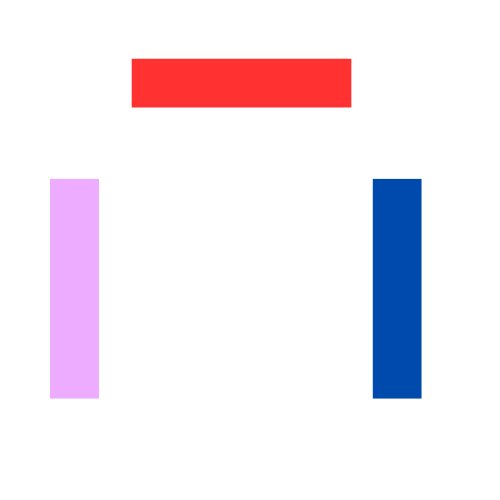
#> input picture Photos/Spike-Marks.png, 500 x 500 px
$ python Contour_Finder.py
#> lines starting #> are read from the running program, lines starting #| are printed output that depends on the picture; after the words box and inside, x2 and y2 are one past the last pixel; in counts of white or black regions, pixels touching at a corner belong together
import cv2 as cv

img = cv.imread('Photos/Spike-Marks.png')
#> img is the input picture: shape (500, 500, 3); mean B, G, R 242.7, 234.8, 243.3
cv.imshow('Original Image', img)

grayImg = cv.cvtColor(img, cv.COLOR_BGR2GRAY)
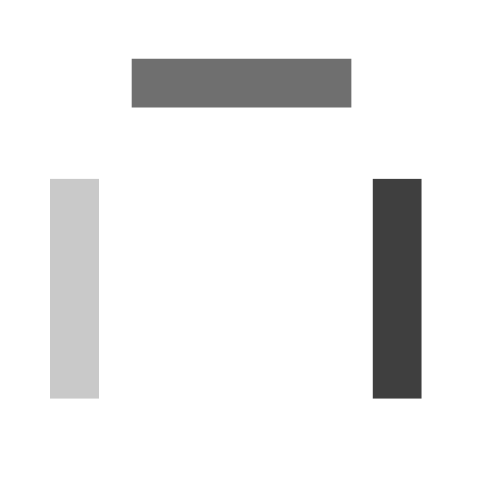
#> grayImg: shape (500, 500); min 63, max 255, mean 238.3

# ret, threshImg = cv.threshold(grayImg, 127, 255, cv.THRESH_BINARY)
# cv.imshow('threshImg', threshImg)

blur = cv.GaussianBlur(img, (5,5), cv.BORDER_DEFAULT)
#cv.imshow('Blur', blur)

canny = cv.Canny(blur, 50, 175) #creates type of outline in an image
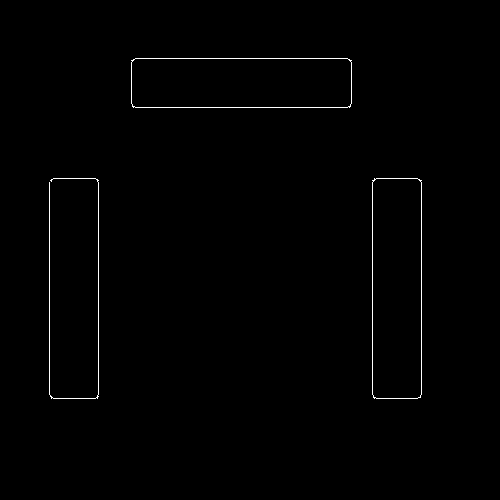
#> canny: shape (500, 500); 0.64% white in thin lines or dots, all inside (x1, y1, x2, y2) = (49, 58, 422, 399)
cv.imshow('Canny Edges', canny)

contours, hierarchies = cv.findContours(canny, cv.RETR_EXTERNAL, cv.CHAIN_APPROX_SIMPLE) #finds contours and hierarchy of shapes in an image
#> contours = 3 contours, 1 with area under 20; largest, box (x1, y1, x2, y2) and area: (131, 58, 352, 108) 10758, (372, 178, 422, 399) 10758
print(f'{len(contours)} contour(s) found!')
#| 3 contour(s) found!

for contour in contours:
    if contour.shape[0] == 1:
        cv.drawContours(img, [contour], -1, (0,0,255), 2)
#> this loop made 3 passes

cv.waitKey(0)

$ run again, with Photos/dog2.jpg saved as Photos/Spike-Marks.png
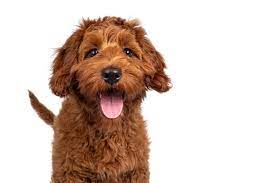
#> input picture Photos/dog2.jpg, 275 x 183 px
#> img is the input picture: shape (183, 275, 3); mean B, G, R 189.2, 198, 215.5
#> `grayImg = cv.cvtColor(img, cv.COLOR_BGR2GRAY)`:
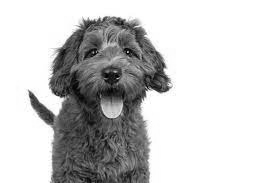
#> grayImg: shape (183, 275); min 1, max 255, mean 202.2
#> `canny = cv.Canny(blur, 50, 175)`:
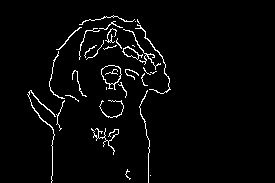
#> canny: shape (183, 275); 3% white in thin lines or dots, all inside (x1, y1, x2, y2) = (27, 15, 171, 183)
#> contours = 32 contours, 25 with area under 20; largest, box (x1, y1, x2, y2) and area: (101, 65, 122, 90) 295, (122, 46, 143, 60) 112, (27, 90, 56, 183) 43, (135, 24, 171, 94) 34, (123, 29, 161, 70) 28, (91, 128, 119, 155) 20, (56, 27, 82, 50) 20
#| 32 contour(s) found!
#> the loop `for contour in contours:` made 32 passes
#> contour on passes 1, 9, 19, 29: [[150, 175]], [[106, 87], [106, 89]], [[132, 45], [133, 45], [134, 46], [133, 45]], [[135, 21]]
